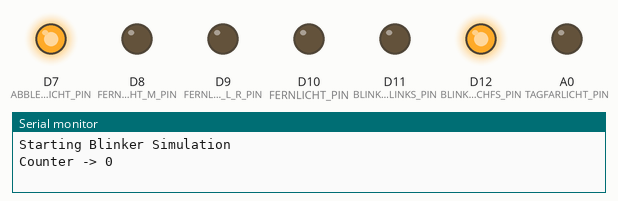
Simulated run of this program. Board: Arduino Due. On the bench: output pins drawn as LEDs (lit = HIGH), the last lines printed to the serial monitor.

Above: at 0.2 s.
At 9.2 s:
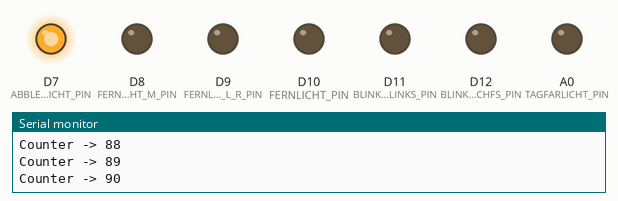
At 14.2 s:
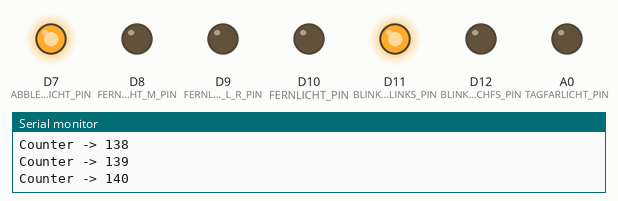
At 19.2 s:
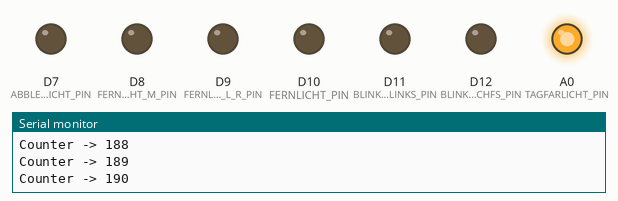
At 28.2 s:
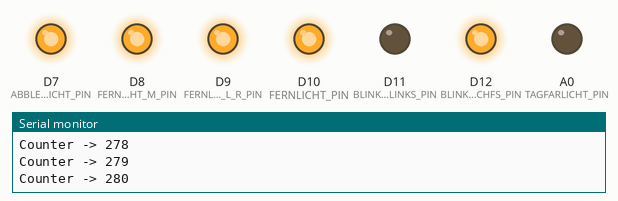
At 38.2 s:
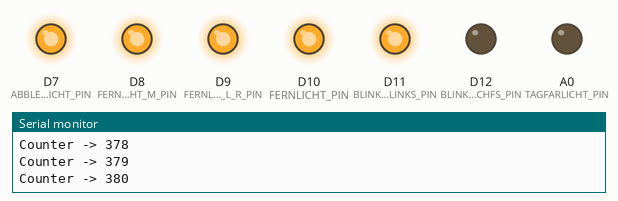
Timing chart, 0 to 40.0 s (numbered marks = the images above):
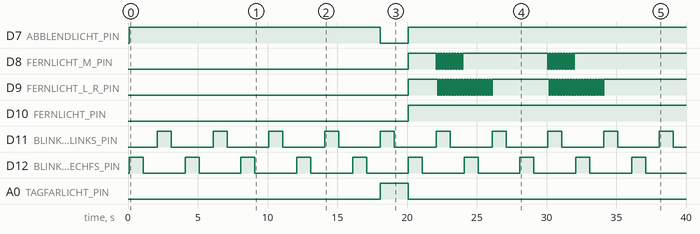

The program:

main.cpp
```cpp
#include <Arduino.h>
#include <DueTimer.h>

// Protos
void setBlinkerR();
void unsetBlinkerR();
void setBlinkerL();
void unsetBlinkerL();
void setFernicht();
void unsetFernicht();
void setFernichtLR();
void unsetFernichtLR();
void setFernichtM();
void unsetFernichtM();
void setTagfahrlicht(uint8_t intensity);
void setAbblendlicht();
void unsetAbblendlicht();

// Declare output pins
#define BLINKER_RECHFS_PIN 12
#define BLINKER_LINKS_PIN 11
#define FERNLICHT_PIN 10
#define FERNLICHT_L_R_PIN 9
#define FERNLICHT_M_PIN 8
#define TAGFARLICHT_PIN A0    // Used Analog pin due intensity
#define ABBLENDLICHT_PIN 7

// Timer interrupt interval
#define INTERRUPT_INTERVAL 100000  // uS

// States
uint8_t i_b_r = 0;  // BLINKER_RECHFS counter (1.1.1)
uint16_t i_g = 0;    // Global Counter (1.1.3)
boolean s_f = false;  // Indicate if  fernlicht is on or off
boolean s_f_l_r = false; // Indicate if fernlicht L & R is on or off
boolean s_f_m = false; // Indicate if fernlicht M is on or off

void timer2_interrupt(){
  Serial.println("Counter -> " + String(i_g));

  // Blinker rechfs and links (1.1.1) and (1.1.2
  switch(i_b_r){
    case 0:
      setBlinkerR();
      break;
    case 10:
      unsetBlinkerR();
      break;
    case 20:
      setBlinkerL();
      break;
    case 30:
      unsetBlinkerL();
      break;
    case 39:
      i_b_r = -1;
      break;
  }

  // Fernicht (1.1.3)
  switch (i_g){
    case 200:
      setFernicht();
      break;
    case 400:
      unsetFernicht();
      break;
  }
  if(i_g >= 520 && i_g < 580){
    if(!(i_g % 5)){
      if(s_f){
        unsetFernicht();
      } else {
        setFernicht();
      }
    }
  } else if(i_g >= 580 && i_g < 599){
    if(s_f){
      unsetFernicht();
    } else {
      setFernicht();
    }
  }

  // Ferblicht L & R (1.1.4)
  if(i_g == 200 || i_g == 260 || i_g == 340){
    setFernichtLR();
  } else if (i_g == 220 || i_g == 300 || i_g == 400){
    unsetFernichtLR();
  }
  if((i_g >= 220 && i_g < 260) ||
     (i_g >= 300 && i_g < 340)){
    if(s_f_l_r){
      unsetFernichtLR();
    } else {
      setFernichtLR();
    }
  }

  // Fernlicht M (1.1.5)
  if(i_g == 200 || i_g == 240 || i_g == 320){
    setFernichtM();
  } else if (i_g == 220 || i_g == 300 || i_g == 400){
    unsetFernichtM();
  }
  if((i_g >= 220 && i_g < 240) ||
     (i_g >= 300 && i_g < 320)){
    if(s_f_l_r){
      unsetFernichtM();
    } else {
      setFernichtM();
    }
  }

  // Tagfahrlicht (1.1.6) and abblendlicht (1.1.7)
  switch (i_g){
    case 0:
      setTagfahrlicht(26);  // 10% of intensity
      setAbblendlicht();
      break;
    case 180:
      setTagfahrlicht(255);
      unsetAbblendlicht();
      break;
    case 200:
      setTagfahrlicht(26); // 10% of intensity
      setAbblendlicht();
      break;
    case 400:
      setTagfahrlicht(255);
      unsetAbblendlicht();
      break;
    case 430:
      setTagfahrlicht(26); // 10% of intensity
      setAbblendlicht();
      break;
    case 460:
      setTagfahrlicht(255);
      unsetAbblendlicht();
      break;
  }

  if(i_g == 599){
    unsetFernicht();
    setTagfahrlicht(26); // 10% of intensity
    i_g = -1;
  }
  i_b_r++;
  i_g++;
}

void setup() {
  // Initialize Serial Port
  Serial.begin(115200);
  Serial.println("Starting Blinker Simulation");

  // Initialize Output pins
  pinMode(BLINKER_RECHFS_PIN, OUTPUT);
  pinMode(BLINKER_LINKS_PIN, OUTPUT);
  pinMode(FERNLICHT_PIN, OUTPUT);
  pinMode(FERNLICHT_L_R_PIN, OUTPUT);
  pinMode(FERNLICHT_M_PIN, OUTPUT);
  pinMode(TAGFARLICHT_PIN, OUTPUT);
  pinMode(ABBLENDLICHT_PIN,OUTPUT);

  Timer2.attachInterrupt(timer2_interrupt).start(INTERRUPT_INTERVAL);
}

void loop() {
  // put your main code here, to run repeatedly:
}

void setBlinkerR(){
  //Serial.println("Turn ON 1 -> " + String(i_b_r));
  digitalWrite(BLINKER_RECHFS_PIN, HIGH);
}

void unsetBlinkerR(){
  //Serial.println("Turn OFF 1 -> " + String(i_b_r));
  digitalWrite(BLINKER_RECHFS_PIN, LOW);
}

void setBlinkerL(){
  //Serial.println("Turn ON 2 -> " + String(i_b_r));
  digitalWrite(BLINKER_LINKS_PIN, HIGH);
}

void unsetBlinkerL(){
  //Serial.println("Turn OFF 2 -> " + String(i_b_r));
  digitalWrite(BLINKER_LINKS_PIN, LOW);
}

void setFernicht(){
  //Serial.println("Turn ON 3 -> " + String(i_g));
  digitalWrite(FERNLICHT_PIN, HIGH);
  s_f = true;
}

void unsetFernicht(){
  //Serial.println("Turn OFF 3 -> " + String(i_g));
  digitalWrite(FERNLICHT_PIN, LOW);
  s_f = false;
}

void setFernichtLR(){
  //Serial.println("Turn ON 4 -> " + String(i_g));
  digitalWrite(FERNLICHT_L_R_PIN, HIGH);
  s_f_l_r = true;
}

void unsetFernichtLR(){
  //Serial.println("Turn OFF 4 -> " + String(i_g));
  digitalWrite(FERNLICHT_L_R_PIN, LOW);
  s_f_l_r = false;
}

void setFernichtM(){
  //Serial.println("Turn ON 5 -> " + String(i_g));
  digitalWrite(FERNLICHT_M_PIN, HIGH);
  s_f_m = true;
}

void unsetFernichtM(){
  //Serial.println("Turn OFF 5 -> " + String(i_g));
  digitalWrite(FERNLICHT_M_PIN, LOW);
  s_f_m = false;
}

/**
 * Set Tagfahrlicht intensity
 *  uint8_t intensity - Intensity from 0 to 255
 */
void setTagfahrlicht(uint8_t intensity){
  analogWrite(TAGFARLICHT_PIN, intensity);
}

void setAbblendlicht(){
  //Serial.println("Turn ON 7 -> " + String(i_g));
  digitalWrite(ABBLENDLICHT_PIN, HIGH);
}

void unsetAbblendlicht(){
  //Serial.println("Turn OFF 7 -> " + String(i_g));
  digitalWrite(ABBLENDLICHT_PIN, LOW);
}
```

Measured:
- by itself, D7 (ABBLENDLICHT_PIN): LOW → HIGH at 0.10 s, → LOW 18.0 s later, → HIGH 2.0 s later
- by itself, D10 (FERNLICHT_PIN): LOW → HIGH at 20.1 s
- by itself, D11 (BLINKER_LINKS_PIN), D12 (BLINKER_RECHFS_PIN): alternates HIGH for 1.0 s and LOW for 3.0 s
- by itself, A0 (TAGFARLICHT_PIN): LOW → HIGH at 18.1 s, → LOW 2.0 s later
- by itself, D8 (FERNLICHT_M_PIN): goes HIGH 2.0 s, 9 × (LOW 0.10 s, HIGH 0.10 s), LOW 0.10 s, HIGH 6.1 s, 9 × (LOW 0.10 s, HIGH 0.10 s), LOW 0.10 s, then HIGH
- by itself, D9 (FERNLICHT_L_R_PIN): goes HIGH 2.1 s, 19 × (LOW 0.10 s, HIGH 0.10 s), LOW 0.10 s, HIGH 4.1 s, 19 × (LOW 0.10 s, HIGH 0.10 s), LOW 0.10 s, then HIGH
